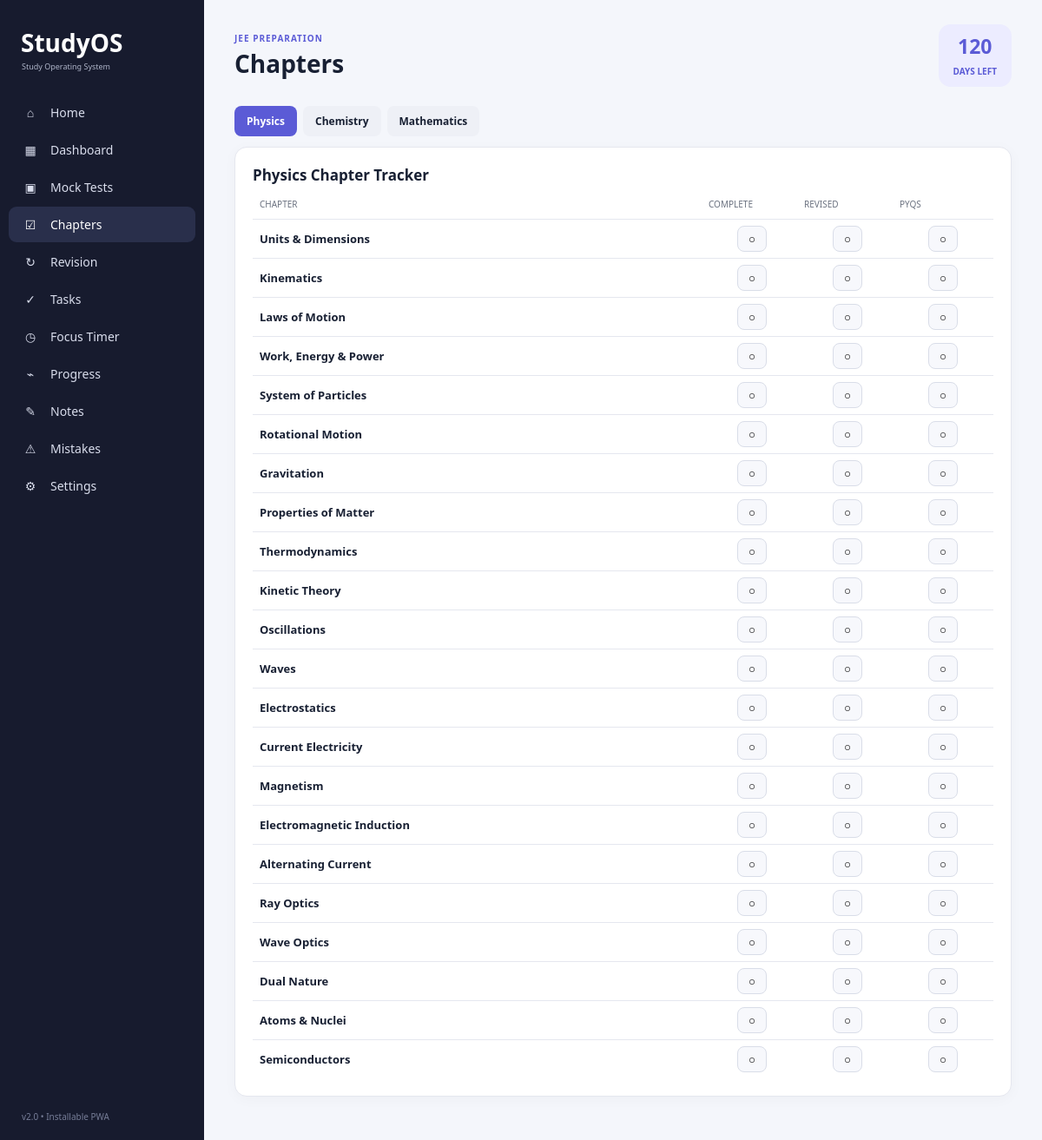
/chapters, run on the app's committed database.
### tables this page shows
CREATE TABLE settings (
        key TEXT PRIMARY KEY, value TEXT NOT NULL
    );

CREATE TABLE chapters (
        id INTEGER PRIMARY KEY AUTOINCREMENT,
        subject TEXT NOT NULL, chapter TEXT NOT NULL,
        completed INTEGER DEFAULT 0, revised INTEGER DEFAULT 0,
        pyq_completed INTEGER DEFAULT 0,
        UNIQUE(subject, chapter)
    );

### app.py (the view)
@app.route("/chapters")
def chapters():
    subject=request.args.get("subject","Physics")
    if subject not in SUBJECTS: subject="Physics"
    rows=[r for r in chapter_stats()[0] if r["subject"]==subject]
    return render_template("chapters.html", page="Chapters", subject=subject, subjects=SUBJECTS, rows=rows)

### app.py (called while the page is built)
def conn():
    c = sqlite3.connect(DB)
    c.row_factory = sqlite3.Row
    return c

def setting(key, default=""):
    c = conn()
    r = c.execute("SELECT value FROM settings WHERE key=?", (key,)).fetchone()
    c.close()
    return r["value"] if r else default

def chapter_stats():
    c = conn()
    rows = c.execute("SELECT * FROM chapters ORDER BY subject,id").fetchall()
    c.close()
    total = len(rows)
    done = sum(r["completed"] for r in rows)
    revised = sum(r["revised"] for r in rows)
    pyq = sum(r["pyq_completed"] for r in rows)
    return rows, total, done, revised, pyq

@app.context_processor
def globals():
    try:
        exam = datetime.strptime(setting("exam_date"), "%Y-%m-%d").date()
        days = max(0, (exam - date.today()).days)
    except ValueError:
        days = 0
    return {
        "app_name": "StudyOS",
        "username": setting("name","Student"),
        "exam_name": setting("exam_name","JEE"),
        "exam_date": setting("exam_date"),
        "days_left": days
    }

### templates/chapters.html (shortened to what this page needs)
{% extends "base.html" %}
{% block content %}
<div class="tabs">{% for s in subjects %}<a class="{% if s==subject %}selected{% endif %}" href="{{ url_for('chapters',subject=s) }}">{{ s }}</a>{% endfor %}</div>
<section class="card">
<h2>{{ subject }} Chapter Tracker</h2>
<div class="chapter-head"><span>Chapter</span><span>Complete</span><span>Revised</span><span>PYQs</span></div>
{% for r in rows %}
<div class="chapter-row">
  <b>{{ r.chapter }}</b>
  {% for field,label in [('completed','Done'),('revised','Revised'),('pyq_completed','PYQs')] %}
  <form method="post" action="{{ url_for('update_chapter',chapter_id=r.id) }}">
    <button class="check {% if r[field] %}checked{% endif %}" title="Toggle {{ label }}">{{ '✓' if r[field] else '○' }}</button>
  </form>
  {% endfor %}
</div>
{% endfor %}
</section>
{% endblock %}

### templates/base.html (shortened to what this page needs)
<!doctype html>
<html lang="en">
<head>
  <link rel="stylesheet" href="{{ url_for('static', filename='style.css') }}">
</head>
<body>
<div class="app-shell">
  <aside class="sidebar">
    <div class="brand">StudyOS</div>
    <div class="brand-sub">Study Operating System</div>
    <nav>
      {% for endpoint,label,icon in [
        ('home','Home','⌂'),('dashboard','Dashboard','▦'),('tests','Mock Tests','▣'),
        ('chapters','Chapters','☑'),('revision','Revision','↻'),('tasks','Tasks','✓'),
        ('timer','Focus Timer','◷'),('progress','Progress','⌁'),('notes','Notes','✎'),
        ('mistakes','Mistakes','⚠'),('settings','Settings','⚙')
      ] %}
      <a class="nav-item {% if page == label or (page=='Home' and label=='Home') %}active{% endif %}" href="{{ url_for(endpoint) }}">
        <span>{{ icon }}</span>{{ label }}
      </a>
      {% endfor %}
    </nav>
    <div class="sidebar-bottom">v2.0 • Installable PWA</div>
  </aside>
  <main class="main">
    <header class="topbar">
      <div>
        <div class="eyebrow">{{ exam_name }} PREPARATION</div>
        <h1>{{ page }}</h1>
      </div>
      <div class="topbar-actions">
        <div class="countdown-pill"><b>{{ days_left }}</b><span>days left</span></div>
      </div>
    </header>
    {% block content %}{% endblock %}
  </main>
</div>
</body>
</html>

### static/style.css (style rules this page uses)
:root { --bg:#f4f6fb;--card:#fff;--text:#182033;--muted:#6b7280;--accent:#5b5bd6;--accent2:#4545b8;--sidebar:#171b2e;--line:#e5e7ef }
* { box-sizing:border-box }
body { margin:0;background:var(--bg);color:var(--text);font-family:"Segoe UI",Arial,sans-serif }
.app-shell { display:flex;min-height:100vh }
.sidebar { width:235px;background:var(--sidebar);color:white;padding:30px 10px;position:fixed;inset:0 auto 0 0 }
.brand { font-size:28px;font-weight:800;padding:0 14px }
.brand-sub { font-size:9px;color:#aeb4c8;padding:2px 15px 24px }
.nav-item { display:flex;gap:13px;align-items:center;color:#d9ddec;text-decoration:none;padding:11px 15px;margin:2px 0;border-radius:9px;font-size:14px }
.nav-item:hover,.nav-item.active { background:#292f4b;color:white }
.nav-item span { width:20px;text-align:center }
.sidebar-bottom { position:absolute;bottom:20px;left:25px;color:#777e98;font-size:10px }
.main { margin-left:235px;width:calc(100% - 235px);padding:0 35px 40px }
.topbar { display:flex;justify-content:space-between;align-items:center;padding:28px 0 14px }
.eyebrow { font-size:10px;color:var(--accent);font-weight:800;letter-spacing:1px }
.topbar h1 { margin:3px 0 0;font-size:28px }
.countdown-pill { background:#ececff;color:var(--accent);border-radius:14px;padding:9px 17px;text-align:center }
.countdown-pill b { font-size:23px;display:block }
.countdown-pill span { font-size:10px;text-transform:uppercase;font-weight:700 }
.card { background:var(--card);border:1px solid var(--line);border-radius:14px;padding:20px;margin:10px 0;box-shadow:0 3px 16px rgba(20,25,45,.03) }
.section-head h2,.card h2 { margin:0 0 15px;font-size:17px }
.tabs { display:flex;gap:7px;margin:8px 0 12px }
.tabs a { padding:9px 14px;border-radius:8px;background:#eef0f6;color:var(--text);text-decoration:none;font-size:12px;font-weight:800 }
.tabs a.selected { background:var(--accent);color:white }
.chapter-head,.chapter-row { display:grid;grid-template-columns:1fr 100px 100px 100px;align-items:center;gap:10px }
.chapter-head { color:var(--muted);font-size:10px;text-transform:uppercase;padding:0 8px 10px }
.chapter-row { border-top:1px solid var(--line);padding:7px 8px;font-size:13px }
.chapter-row form { text-align:center }
.check { width:34px;height:30px;border:1px solid #d9dde8;border-radius:8px;background:#f7f8fc;cursor:pointer;font-weight:900 }
.topbar-actions { display:flex;align-items:center;gap:12px }

### data on the page
settings: value "JEE"
chapters: chapter "Units & Dimensions", completed "○" "○" "○"
chapters: chapter "Kinematics", completed "○" "○" "○"
chapters: chapter "Laws of Motion", completed "○" "○" "○"
chapters: chapter "Work, Energy & Power", completed "○" "○" "○"
chapters: chapter "System of Particles", completed "○" "○" "○"
chapters: chapter "Rotational Motion", completed "○" "○" "○"
chapters: chapter "Gravitation", completed "○" "○" "○"
chapters: chapter "Properties of Matter", completed "○" "○" "○"
chapters: chapter "Thermodynamics", completed "○" "○" "○"
chapters: chapter "Kinetic Theory", completed "○" "○" "○"
chapters: chapter "Oscillations", completed "○" "○" "○"
chapters: chapter "Waves", completed "○" "○" "○"
chapters: chapter "Electrostatics", completed "○" "○" "○"
chapters: chapter "Current Electricity", completed "○" "○" "○"
chapters: chapter "Magnetism", completed "○" "○" "○"
chapters: chapter "Electromagnetic Induction", completed "○" "○" "○"
chapters: chapter "Alternating Current", completed "○" "○" "○"
chapters: chapter "Ray Optics", completed "○" "○" "○"
chapters: chapter "Wave Optics", completed "○" "○" "○"
chapters: chapter "Dual Nature", completed "○" "○" "○"
chapters: chapter "Atoms & Nuclei", completed "○" "○" "○"
chapters: chapter "Semiconductors", completed "○" "○" "○"

### other printed values
{{ icon }} "⌂" "▦" "▣" "☑" "↻" "✓" "◷" "⌁" "✎" "⚠" "⚙"
{{ label }} "Home" "Dashboard" "Mock Tests" "Chapters" "Revision" "Tasks" "Focus Timer" "Progress" "Notes" "Mistakes" "Settings"
{{ page }} "Chapters"
{{ days_left }} "120"
{{ s }} "Physics" "Chemistry" "Mathematics"
{{ subject }} "Physics"
